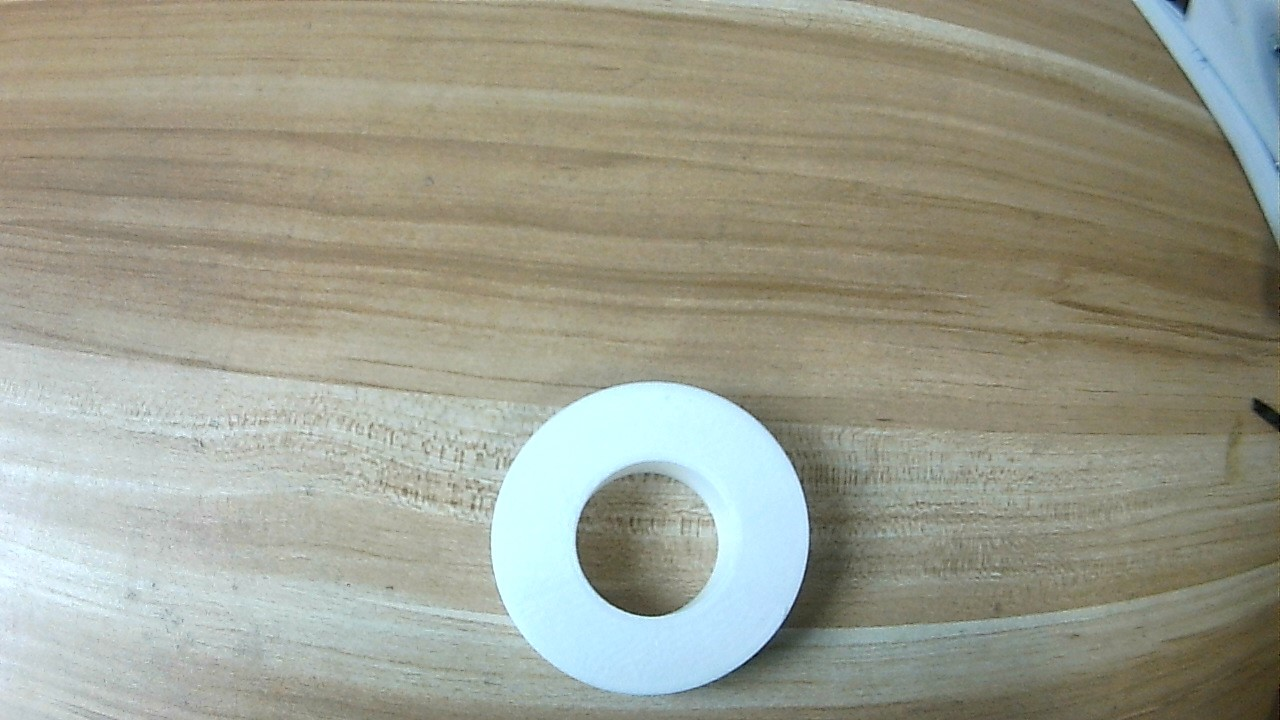
#> input picture camera/1 (1).jpg, 1280 x 720 px; its folder holds 4 pictures in this run
$ python circle.py
#> lines starting #> are read from the running program, lines starting #| are printed output that depends on the picture; after the words box and inside, x2 and y2 are one past the last pixel; in counts of white or black regions, pixels touching at a corner belong together
#> in detect, src is the input picture: shape (720, 1280, 3); mean B, G, R 141.6, 156.7, 155.6
# -*- coding: utf-8 -*-
"""
Created on Tue Sep 26 23:15:39 2017

@author: tina
"""
import cv2 as cv
import numpy as np
import matplotlib.pyplot as plt

def circles_image(image):
    dst = cv.pyrMeanShiftFiltering(image, 10, 100)
    cimage = cv.cvtColor(dst, cv.COLOR_BGR2GRAY)
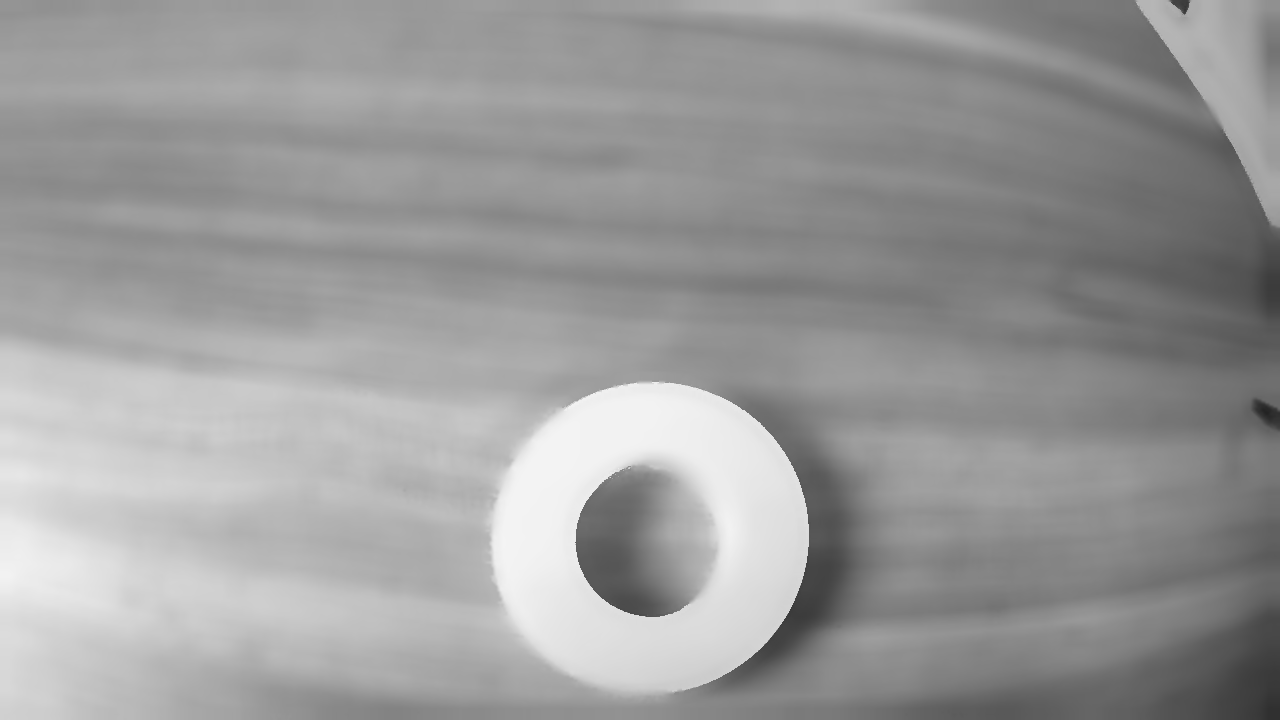
#> cimage: shape (720, 1280); min 35, max 244, mean 154.9
    circles = cv.HoughCircles(cimage, cv.HOUGH_GRADIENT, 1, 20, param1=50, param2=30, minRadius=10, maxRadius=100)
#> circles = None
    if circles is None:
    	return
    # print circles
    circles = np.uint16(np.around(circles))
    for i in circles[0, :]:
        cv.circle(image, (i[0], i[1]), i[2], (0, 0, 255), 2)
        cv.circle(image, (i[0], i[1]), 2, (255, 0, 255), 2)
    cv.imshow("圆形", image)

def detect(s):
	src = cv.imread(s)
	cv.imshow("原来", src)
	circles_image(src)
	cv.waitKey(0)
	cv.destroyAllWindows()

for i in range(1,9):
	s = "1 (" + str(i) + ").jpg"
	detect(s)
#> pass 2 of the loop `for i in range(1,9):`:
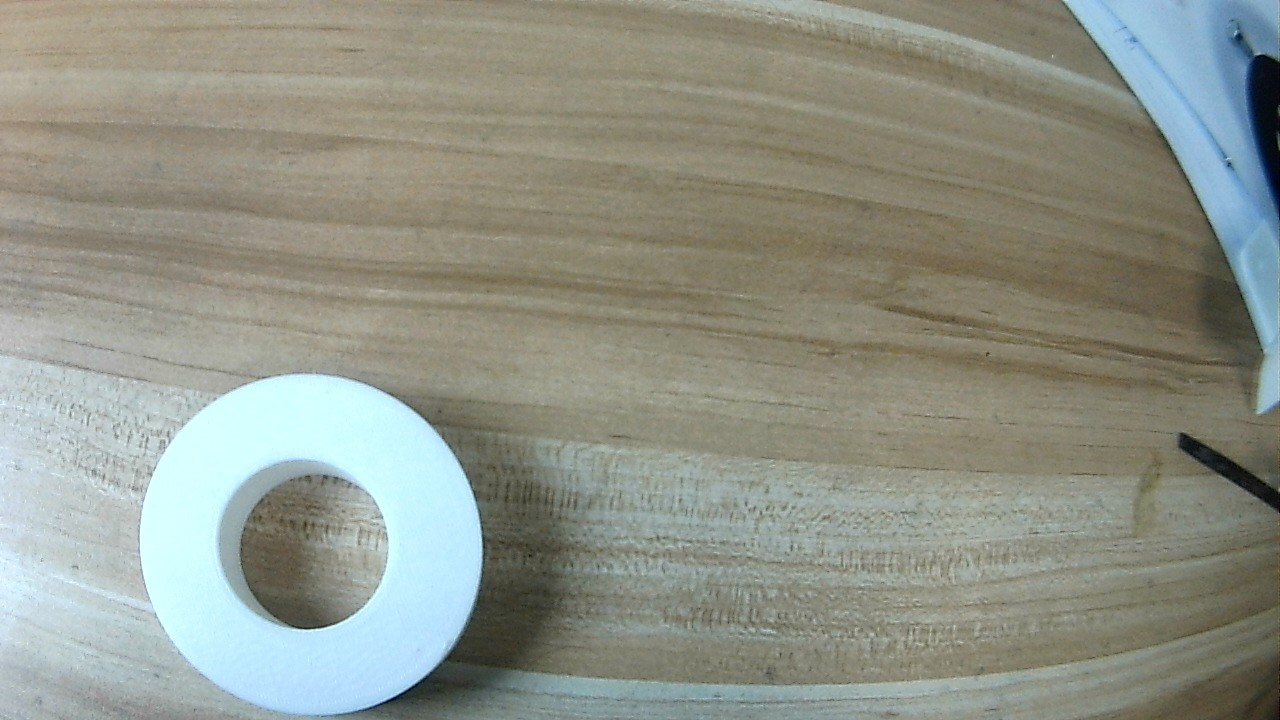
#> input picture camera/1 (2).jpg, 1280 x 720 px
#> in detect, src is the input picture: shape (720, 1280, 3); mean B, G, R 136.4, 147.7, 143.9
#> in circles_image (call 2), `cimage = cv.cvtColor(dst, cv.COLOR_BGR2GRAY)`:
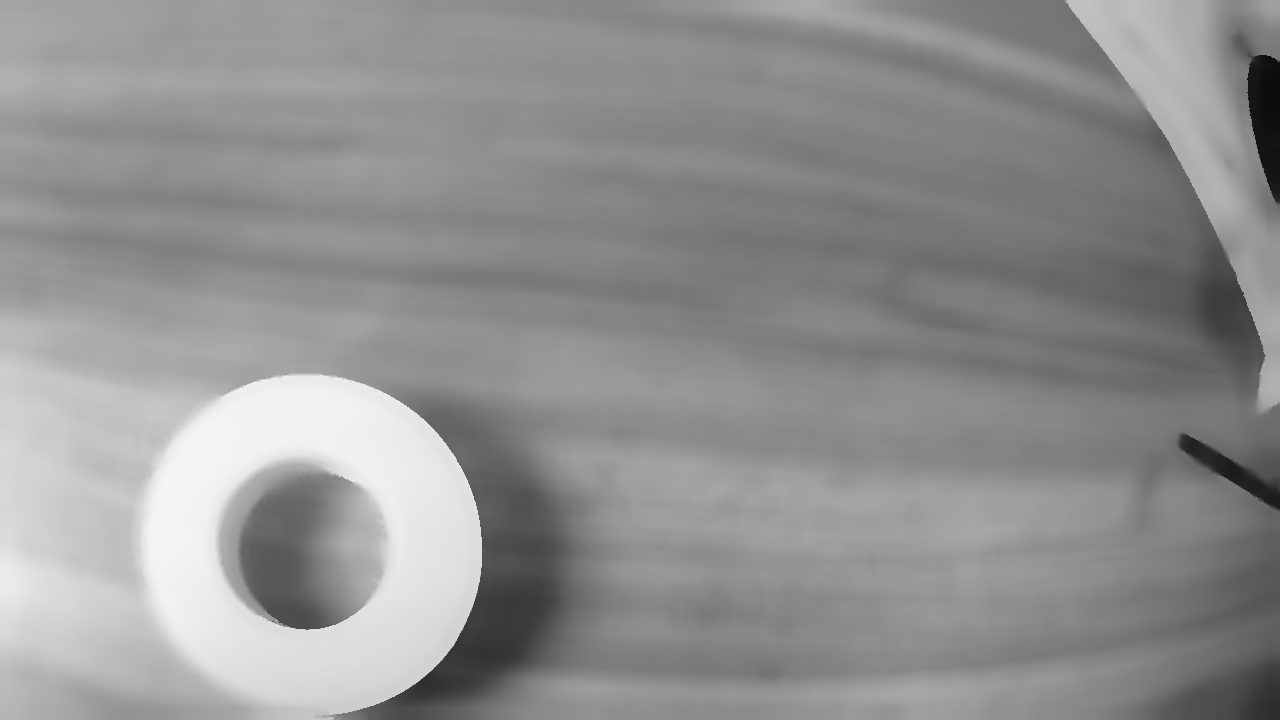
#> cimage: shape (720, 1280); min 11, max 244, mean 145.5
#> in circles_image (call 2), `circles = cv.HoughCircles(cimage, cv.HOUGH_GRADIENT, 1, 20, param1=50,..`: circles = [[305.5, 541.5, 87]]
#> in circles_image (call 2), `circles = np.uint16(np.around(circles))`: circles = [[306, 542, 87]]
#> the loop in circles_image (call 2), `for i in circles[0, :]:` made 1 pass
#> after the loop in circles_image (call 2), `for i in circles[0, :]:`:
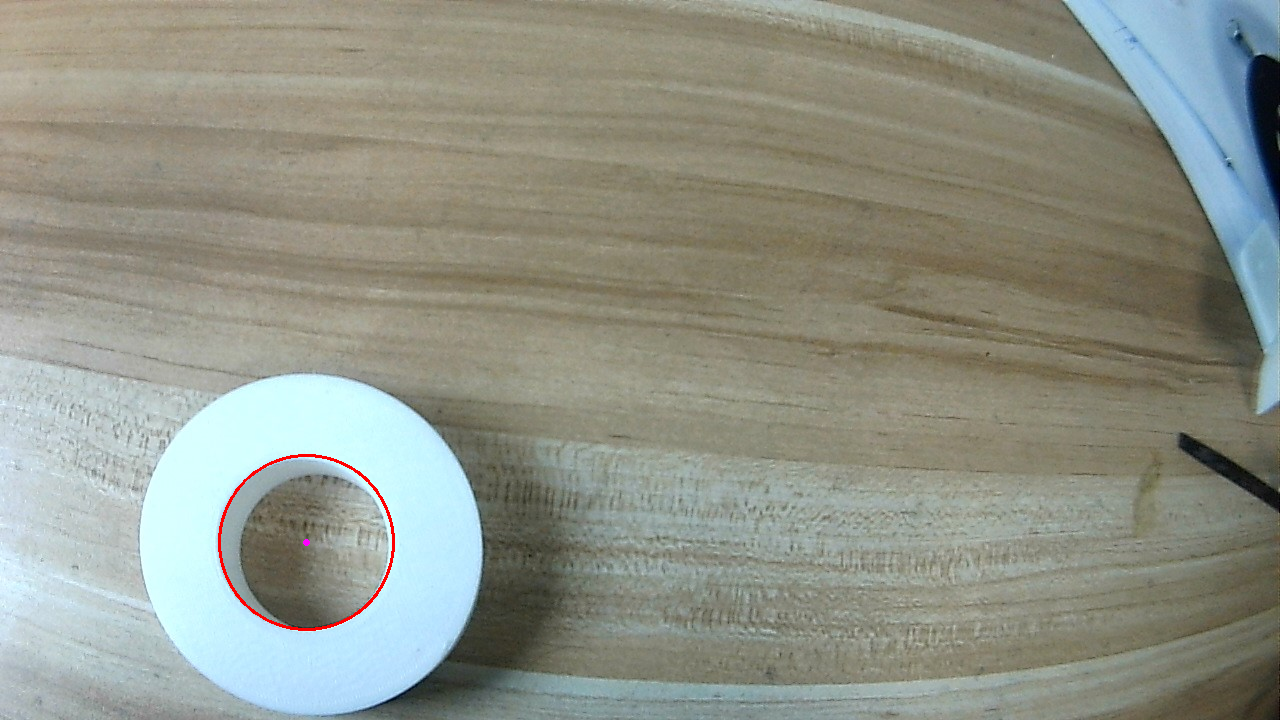
#> image: shape (720, 1280, 3); 0.19% of pixels changed, all inside (x1, y1, x2, y2) = (218, 454, 395, 631)
#> pass 3 of the loop `for i in range(1,9):`:
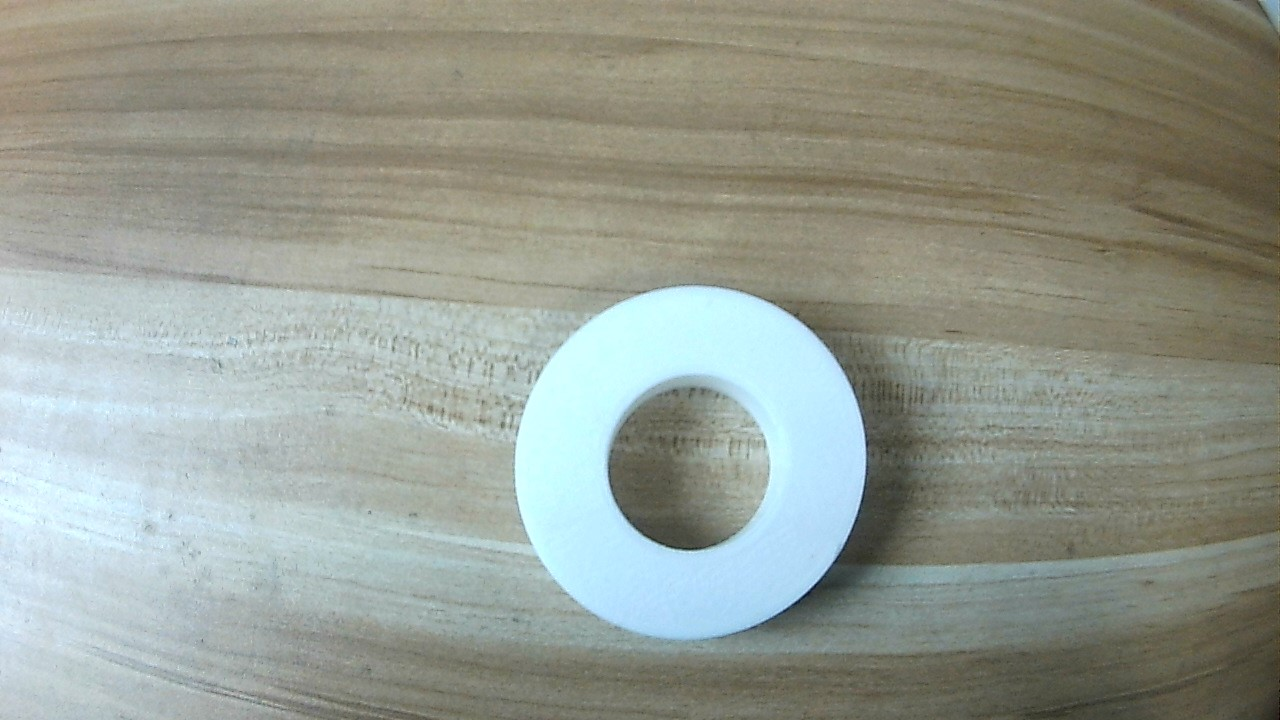
#> input picture camera/1 (3).jpg, 1280 x 720 px
#> in detect, src is the input picture: shape (720, 1280, 3); mean B, G, R 145.4, 155.1, 149.1
#> in circles_image (call 3), `cimage = cv.cvtColor(dst, cv.COLOR_BGR2GRAY)`:
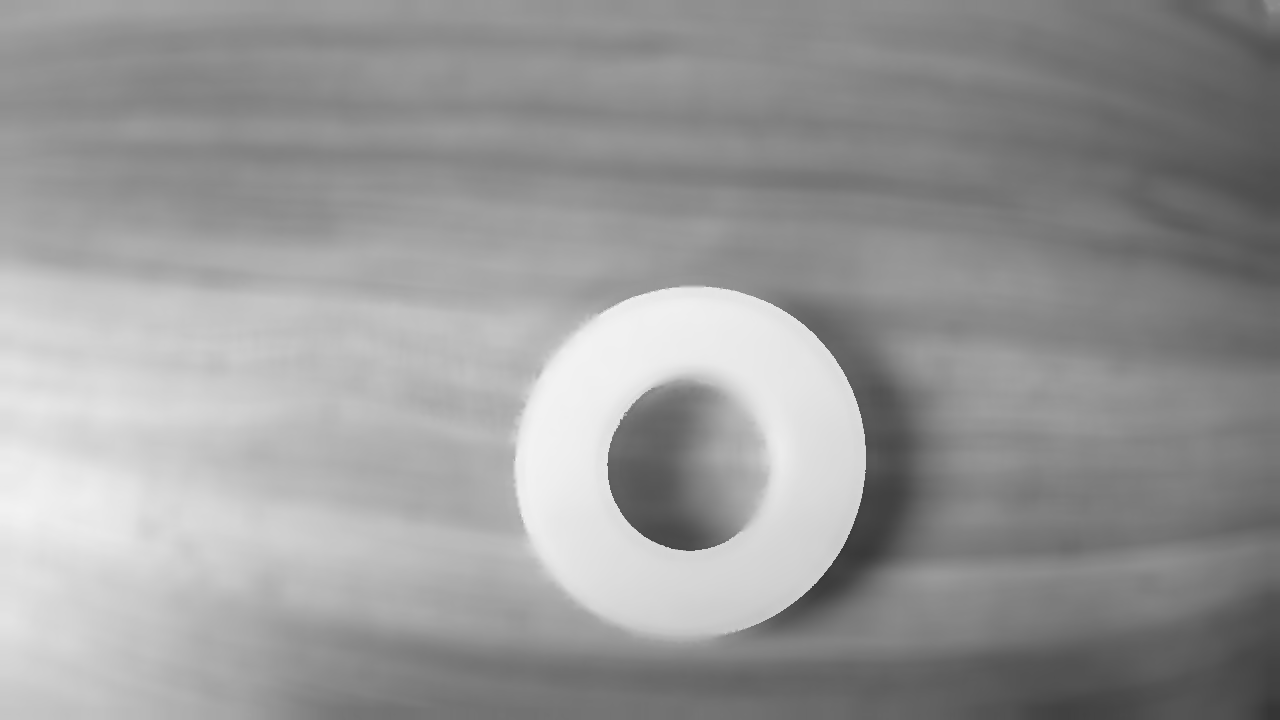
#> cimage: shape (720, 1280); min 53, max 242, mean 152.3
#> in circles_image (call 3), `circles = cv.HoughCircles(cimage, cv.HOUGH_GRADIENT, 1, 20, param1=50,..`: circles = None
#> (the run stopped early here; a loop or call above may not have finished)
